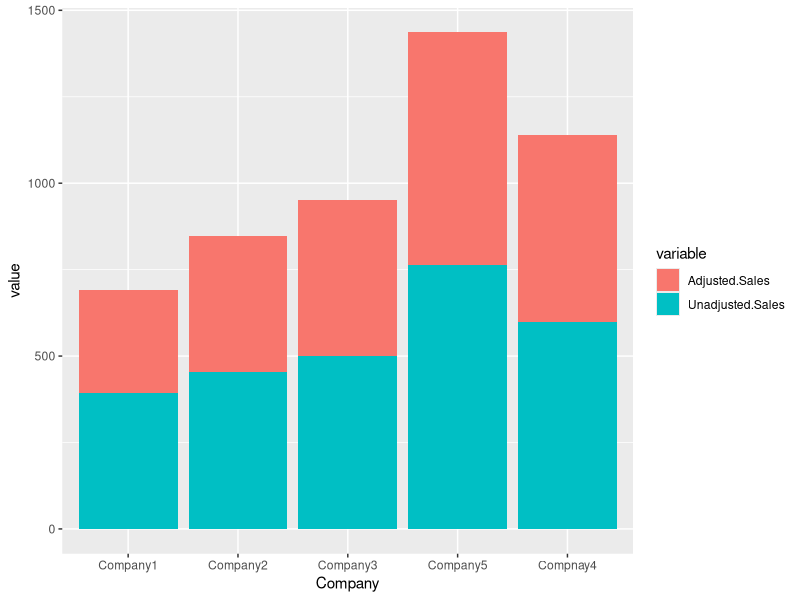
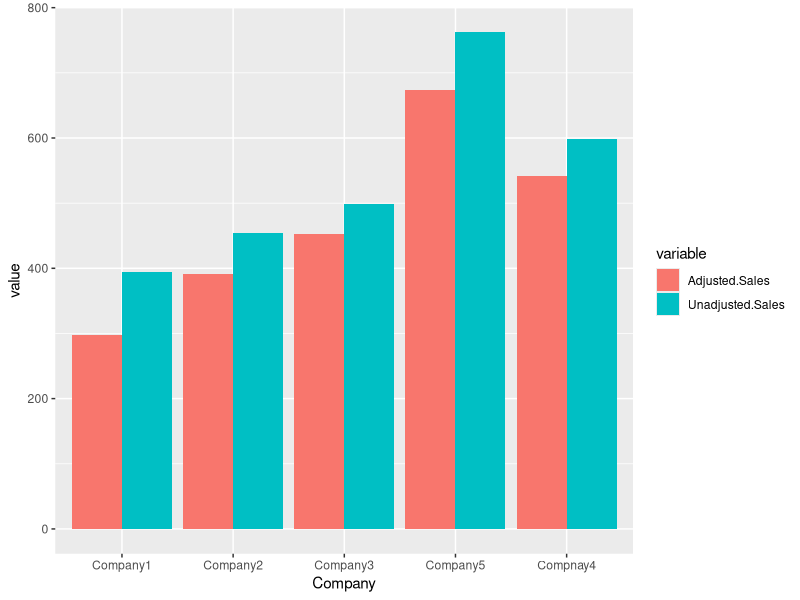

These figures' R source, in order:
library(ggplot2)
library(reshape)

datag = read.csv("./ctgs.csv")



transformed_data  = melt(datag,id.vars = "Company")

ggplot(transformed_data, aes(x = Company, y = value, fill = variable)) + geom_bar(stat = "identity")
ggplot(transformed_data, aes(x = Company, y = value, fill = variable)) + geom_bar(stat = "identity",position=position_dodge())
